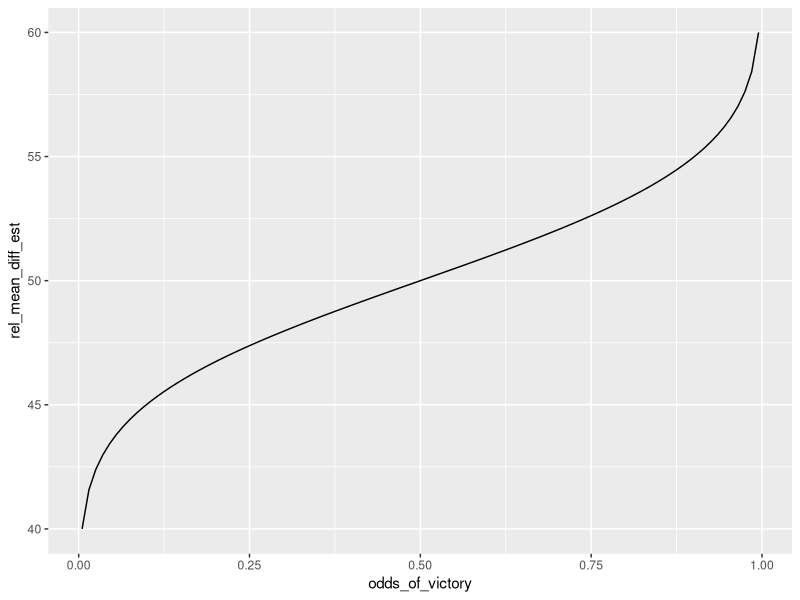
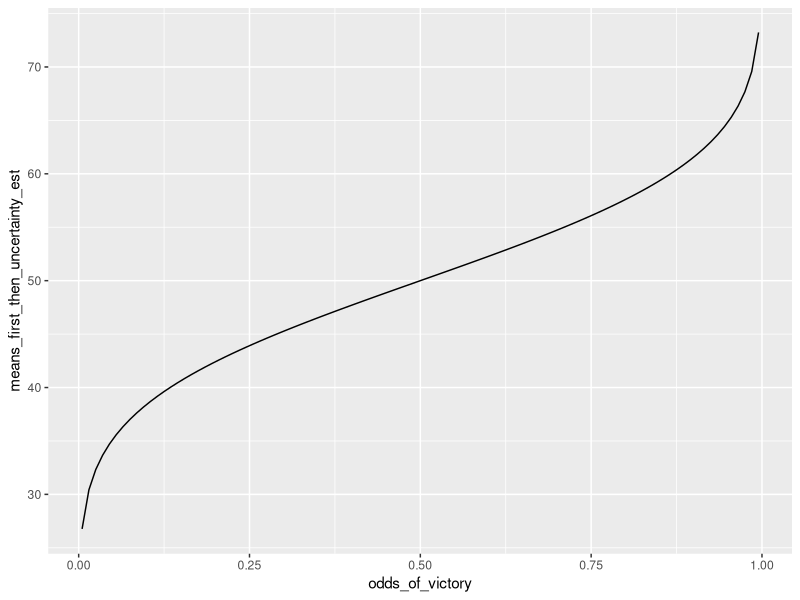
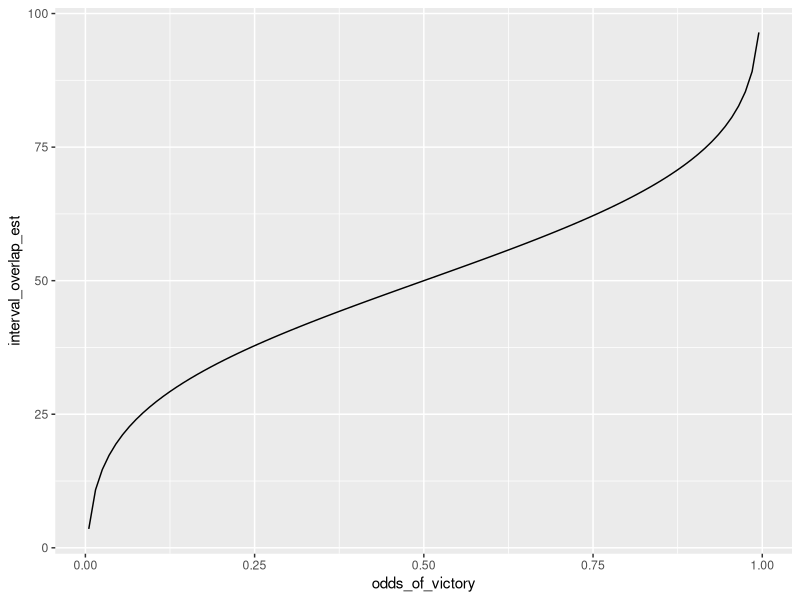
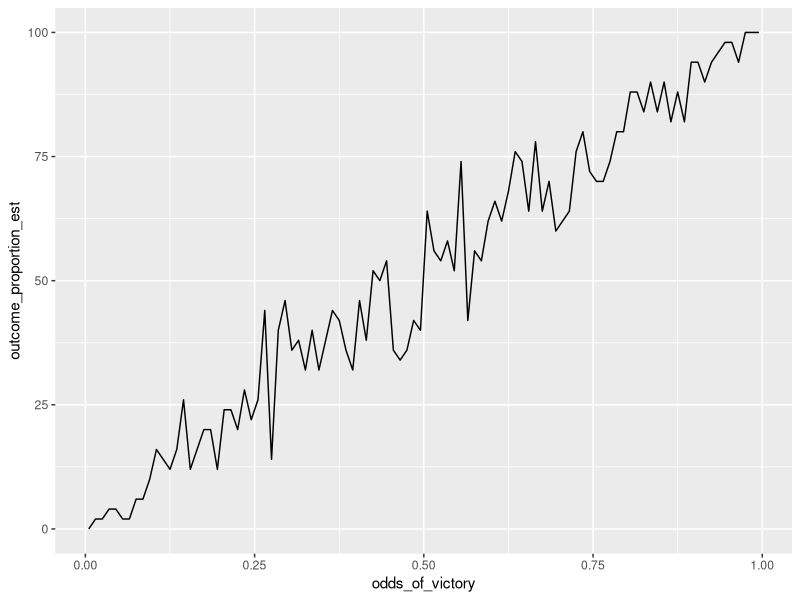
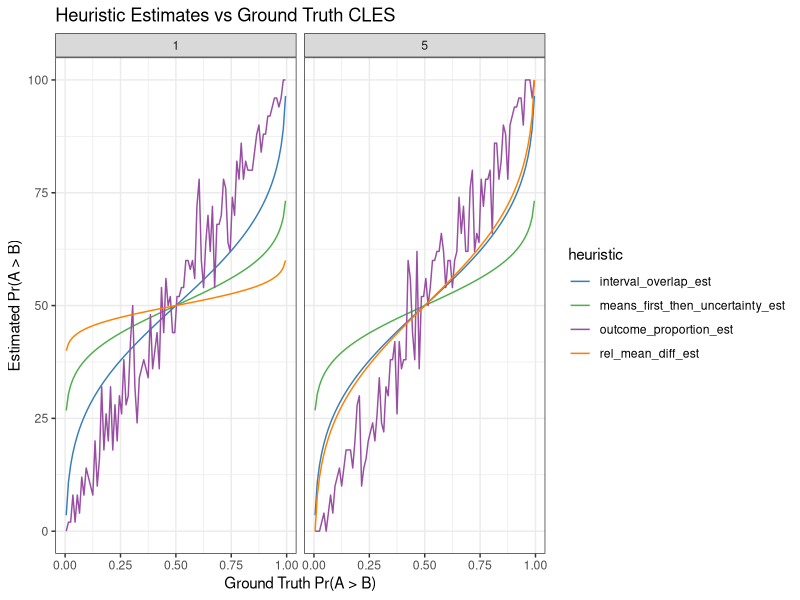
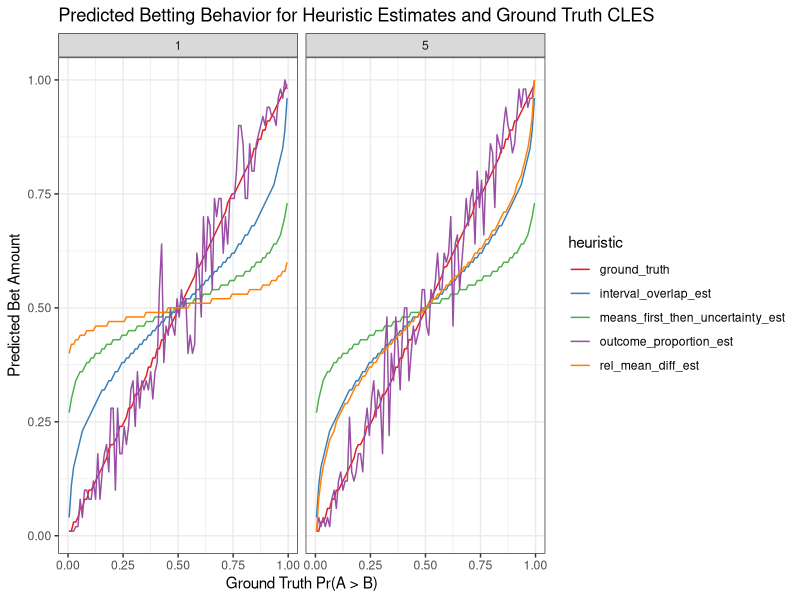

Source code (R) for these figures, in order:
## ---- chunk 1
knitr::opts_chunk$set(echo = TRUE)
library(tidyverse)
library(gganimate)
library(RColorBrewer)
## ---- chunk 2
# set up possible data conditions dataframe
# std_diff <- seq(0.5, 10, by=0.5) # different levels of uncertainty about the margin of victory
std_diff <- c(1, 5)
odds <- ppoints(100) # probability of team A winning
conds_df <- data.frame(
    "sd_diff" = sort(rep(std_diff, length(odds))),
    "odds_of_victory" = rep(odds, length(std_diff))
)

# add column for the mean difference
conds_df$mean_diff <- - (conds_df$sd_diff * qnorm(conds_df$odds_of_victory)) # mean(B - A)

# add additional columns which are necessary to compute heuristics
conds_df$max_abs_mean_diff <- max(abs(conds_df$mean_diff)) # for the baseline of relative mean difference heuristic
conds_df$sd_team <- sqrt(conds_df$sd_diff ^ 2 / 2) # assume equal and independent variances to get the standard deviation of possible scores for each team for the interval heuristics

# print
head(conds_df)
## ---- chunk 3
# relative mean difference heuristic
relative_mean_difference <- function(mean_diff, max_abs_mean_diff) {
  return(50 - 50 * mean_diff / max_abs_mean_diff)
}
# apply(conds_df, 1, function(df) relative_mean_difference(df['mean_diff'], df['max_abs_mean_diff']))
conds_df %>% filter(sd_diff==1) %>% rowwise() %>% mutate(rel_mean_diff_est = relative_mean_difference(mean_diff, max_abs_mean_diff)) %>% ggplot(aes(x=odds_of_victory,y=rel_mean_diff_est)) + geom_line()
## ---- chunk 4
# means first, then uncertainty heuristic
means_first_then_uncertainty <- function(mean_diff, sd_team) {
  interval_length <- qnorm(0.975)*sd_team - qnorm(0.025)*sd_team 
  return(50 - 50 * mean_diff / interval_length / 2) # assuming that the two intervals are the same length, so we don't need to take their average
}
conds_df %>% filter(sd_diff==1) %>% rowwise() %>% mutate(means_first_then_uncertainty_est = means_first_then_uncertainty(mean_diff, sd_team)) %>% ggplot(aes(x=odds_of_victory,y=means_first_then_uncertainty_est)) + geom_line()
## ---- chunk 5
# interval overlap heuristic
interval_overlap <- function(mean_diff, sd_team) {
  interval_length <- qnorm(0.975)*sd_team - qnorm(0.025)*sd_team # baseline for relative judgment (assuming that the two intervals are the same length, so we don't need to take their average)
  mean_teamA <- - mean_diff / 2 # relative to center
  mean_teamB <- mean_diff / 2 # relative to center
  # calculation depends on which mean is larger
  if(mean_teamA > mean_teamB) {
    interval_overlap <- (mean_teamB + interval_length / 2) - (mean_teamA - interval_length / 2) # upper bound of lower dist minus lower bound of higher dist
    return(100 - 50 * interval_overlap / interval_length) 
  } else { # mean_teamA < mean_teamB
    interval_overlap <- (mean_teamA + interval_length / 2) - (mean_teamB - interval_length / 2) # upper bound of lower dist minus lower bound of higher dist
    return( 50 * interval_overlap / interval_length)
  }
}
conds_df %>% filter(sd_diff==1) %>% rowwise() %>% mutate(interval_overlap_est = interval_overlap(mean_diff, sd_team)) %>% ggplot(aes(x=odds_of_victory,y=interval_overlap_est)) + geom_line()
## ---- chunk 6
# outcome proportion heuristic
outcome_proportion <- function(mean_diff, sd_diff) {
  # simulate outcomes (should use the draws participants were actually shown)
  n <- 50
  draws <- rnorm(n, mean_diff, sd_diff)
  return(100 * sum(draws < 0) / n)
}
conds_df %>% filter(sd_diff==1) %>% rowwise() %>% mutate(outcome_proportion_est = outcome_proportion(mean_diff, sd_diff)) %>% ggplot(aes(x=odds_of_victory,y=outcome_proportion_est)) + geom_line()
## ---- chunk 7
# need a consistent color scale for these heuristics
heuristics <- as.factor(c("ground_truth", "rel_mean_diff_est", "means_first_then_uncertainty_est", "interval_overlap_est", "outcome_proportion_est"))
hColors <- brewer.pal(length(heuristics), "Set1")
names(hColors) <- levels(heuristics)
colScale <- scale_colour_manual(values = hColors)
## ---- chunk 8
conds_df %>% rowwise() %>% 
  mutate( # add heuristic estimates
    rel_mean_diff_est = relative_mean_difference(mean_diff, max_abs_mean_diff),
    means_first_then_uncertainty_est = means_first_then_uncertainty(mean_diff, sd_team),
    interval_overlap_est = interval_overlap(mean_diff, sd_team),
    outcome_proportion_est = outcome_proportion(mean_diff, sd_diff)
  ) %>% 
  gather(heuristic, est_CLES, rel_mean_diff_est, means_first_then_uncertainty_est, interval_overlap_est, outcome_proportion_est) %>% # reshape
ggplot(aes(x = odds_of_victory, y = est_CLES, color = heuristic)) +
  geom_line() +
  colScale +
  theme_bw() +
  labs(title = "Heuristic Estimates vs Ground Truth CLES",
      x = "Ground Truth Pr(A > B)",
      y = "Estimated Pr(A > B)"
  ) +
  facet_wrap(~ sd_diff)
## ---- chunk 9
# set range of possible bets based on given budget and minimum bet
budget <- 1
min_bet <- 0.01
possible_bets <- seq(from=min_bet, to=budget, by=0.01) 

# create a tiered capital gains tax
tax_winnings <- function(winnings) {
  tiers <- append(seq(0, 2, by = 0.5), Inf)
  rates <- seq(0, .5, by = .1)
  taxed_winnings <- sum(diff(c(0, pmin(winnings, tiers))) * (1-rates))
  return(taxed_winnings)
}

# set cost of not betting
loss_rate <- 0.25
## ---- chunk 10
optimal_bet <- function(p_superiority_A) {
  # hack to catch p == 0
  if (p_superiority_A == 0) {
    p_superiority_A <- 0.001
  }
  # calculate utility over as set of possible bets at the given odds
  utility_in_dollars <- seq(from=-1, to=0, length.out = length(possible_bets))
  for (i in 1:length(possible_bets)) {
    utility_in_dollars[i] <- (1 - loss_rate)*(budget - possible_bets[i]) + p_superiority_A * tax_winnings(possible_bets[i] / p_superiority_A) # payoff proportional to risk
  }
  # determine the bet with the maximum expected utility
  return(possible_bets[which(utility_in_dollars==max(utility_in_dollars))])
}
## ---- chunk 11
conds_df %>% rowwise() %>% 
  mutate( # add heuristic estimates (as before)
    rel_mean_diff_est = relative_mean_difference(mean_diff, max_abs_mean_diff) / 100, # divide by 100 to align scale with ground truth
    means_first_then_uncertainty_est = means_first_then_uncertainty(mean_diff, sd_team) / 100,
    interval_overlap_est = interval_overlap(mean_diff, sd_team) / 100,
    outcome_proportion_est = outcome_proportion(mean_diff, sd_diff) / 100,
    ground_truth = odds_of_victory # add ground_truth for purpose of plotting estimated bets from ground truth as well as heuristics
  ) %>% 
  gather(heuristic, est_CLES, ground_truth, rel_mean_diff_est, means_first_then_uncertainty_est, interval_overlap_est, outcome_proportion_est) %>% # reshape, this time including the ground truth as a factor
  rowwise() %>%
  mutate(bet_amount = unlist(map(list(optimal_bet(est_CLES)), 1))) %>% # apply optimal bet function (if multiple optimal bets, take the lower to avoid error)
ggplot(aes(x = odds_of_victory, y = bet_amount, color = heuristic)) +
  geom_line() +
  colScale +
  theme_bw() +
  labs(title = "Predicted Betting Behavior for Heuristic Estimates and Ground Truth CLES",
      x = "Ground Truth Pr(A > B)",
      y = "Predicted Bet Amount"
  ) +
  facet_wrap(~ sd_diff)
## ---- chunk 12
tax_table <- data.frame(
  tier = c("0 to 50 cents", "50 cents to $1", "$1 to$1.5", "$1.5 to $2", "more than $2"),
  tax_rate = c("10%", "20%", "30%", "40%", "50%")
)
print(tax_table)
## ---- chunk 13
# set up readable version of table
tax_table <- data.frame(
  tier = c("0 to 50 cents", "50 cents to $1", "$1 to $1.5", "$1.5 to $2", "more than $2"),
  tax_rate = c("10%", "20%", "30%", "40%", "50%")
)
# print the table for the user's reference
print(tax_table)
